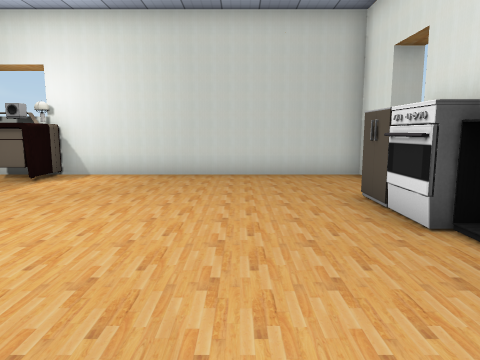
[1] (above)

16 first-person views from a walk through a Unity game level. The camera is 1.2 m above the floor, tilts 8° down and sees 70° across. Doors are open. The floor is counted in squares, 1 m on a side. Each view is taken from the middle of a square. On the plan, view 1 faces up. The plan holds only what a view shows up to about 14 squares ahead; the rest is blank. The player is left out. Some surface patterns are stand-ins.

[2]
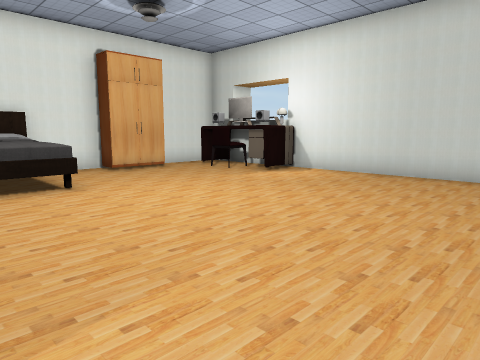

[3]
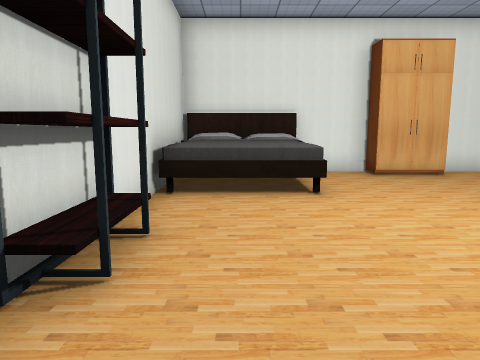

[4]
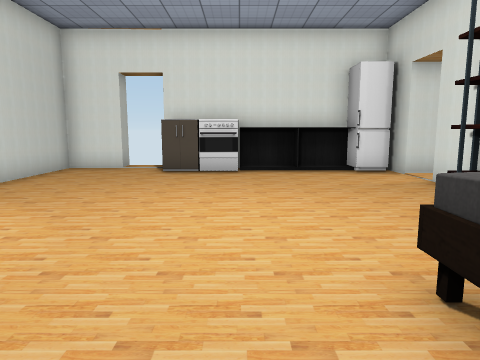

[5]
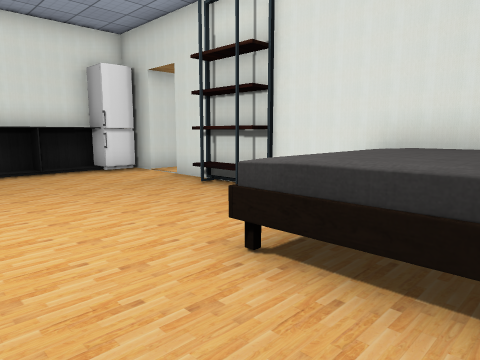

[6]
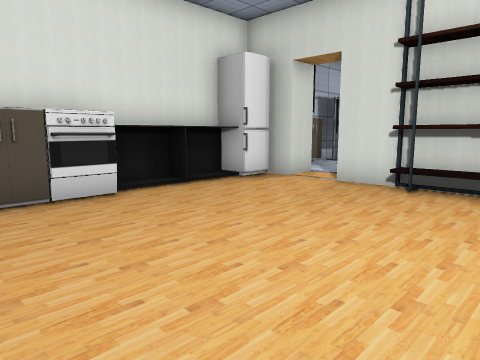

[7]
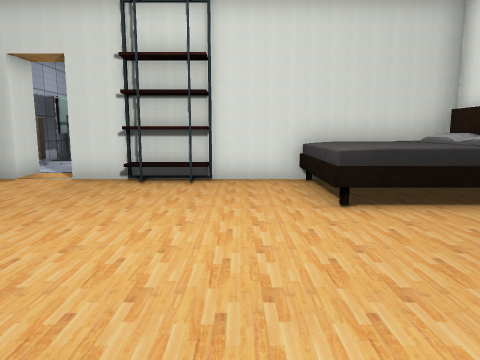

[8]
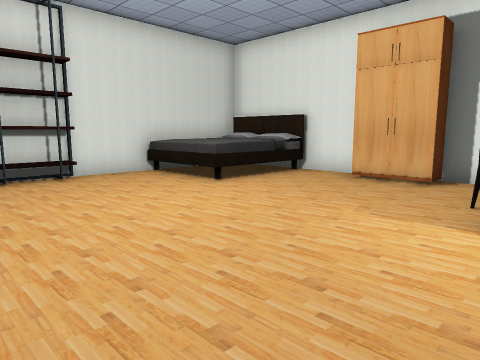

[9]
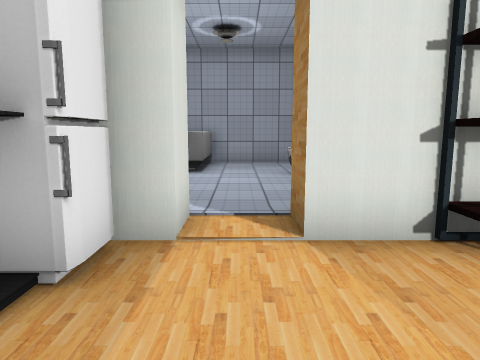

[10]
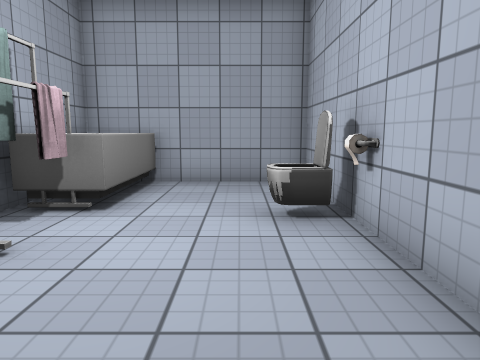

[11]
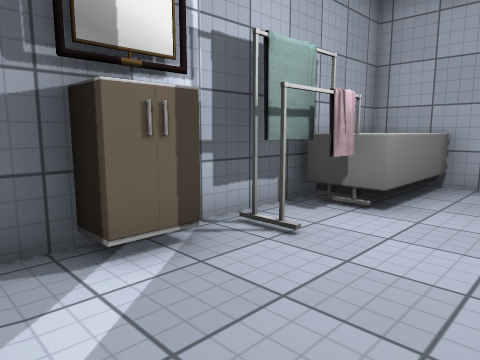

[12]
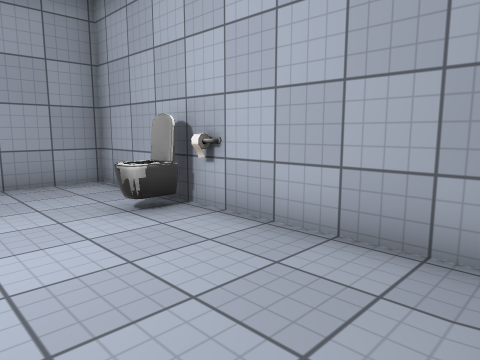

[13]
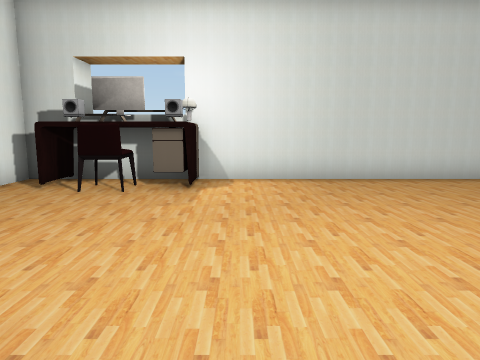

[14]
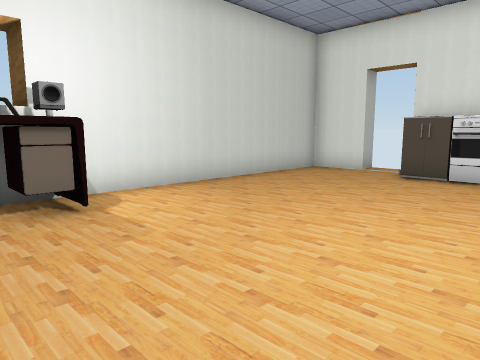

[15]
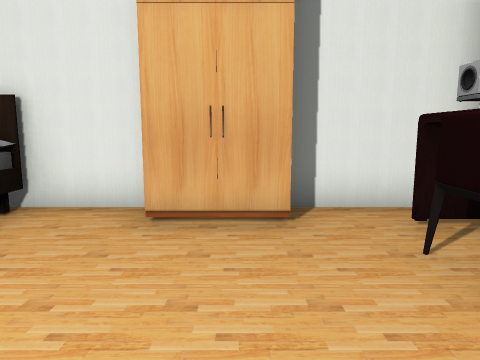

[16]
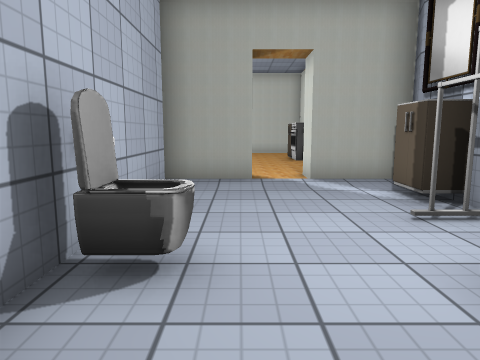

### Floor plan
Points are (right, up) in squares from view 1. A wall is a line through its corners. A room is listed if a view was taken in it or the views show most of it. See-through windows are left out.
Room 1 (views 1, 2, 3, 4, 5, 6, 7, 8, 9, 13, 14, 15)
walls: (-9.4, 4.9) (-9.4, 2.5); (3.4, 7.9) (3.4, 9.7) (-9.4, 9.7) (-9.4, 6.5); (2.6, 0.5) (2.6, 3.6); (1.7, -0.7) (2.9, -0.7); (3.4, 0.4) (3.4, 6.5); (-9.5, -0.7) (0.3, -0.7)
ways out: open door at (1, -1) to room 2; open door at (2.4, 2.3); open door at (4, 7.5)
objects: bed (-9, 0) to (-6, 2); other object (-9, 5); table (-8, 8) to (-5, 9); chair (-7, 8) to (-6, 8); lamp (-5, 9); bookshelf (-3, 0) to (-2, 0); other object (2, 5) to (3, 6); fridge (3, 0); stove (3, 4)
Room 2 (views 10, 11, 12, 16)
walls: (-1.7, -2.5) (-1.7, -10.6) (3.8, -10.6) (3.8, -2.5); (3.8, -1.7) (1.7, -1.7) (1.7, -0.7); (0.3, -0.7) (0.3, -1.7) (-1.9, -1.7)
ways out: open door at (1, -1) to room 1
objects: toilet (-1, -7); tub (2, -10) to (3, -8); other object (3, -7) to (3, -6); other object (3, -4) to (4, -4)

Positions as (right, up) in squares from view 1, and headings:
1: (0, 0), facing up
2: (2, 0), facing up-left
3: (1, 1), facing left
4: (-8, 4), facing right
5: (-8, 5), facing down-right
6: (-4, 7), facing down-right
7: (-4, 8), facing down
8: (0, 9), facing down-left
9: (1, 3), facing down
10: (0, -2), facing down
11: (0, -2), facing down-right
12: (2, -2), facing down-left
13: (-4, 1), facing up
14: (-7, 3), facing up-right
15: (-4, 6), facing left
16: (0, -10), facing up
